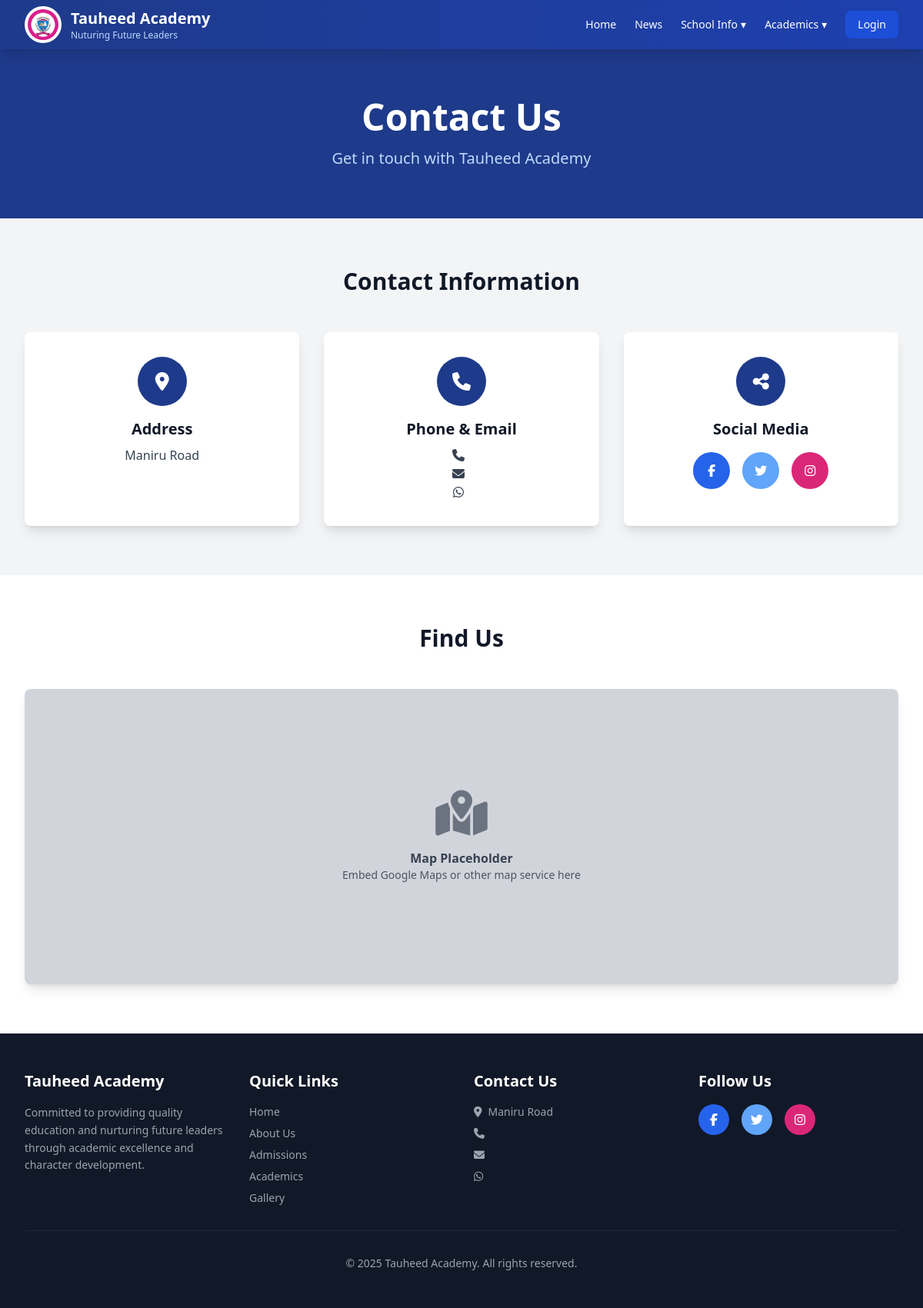
The page /pages/contact.php on the database as committed earlier.
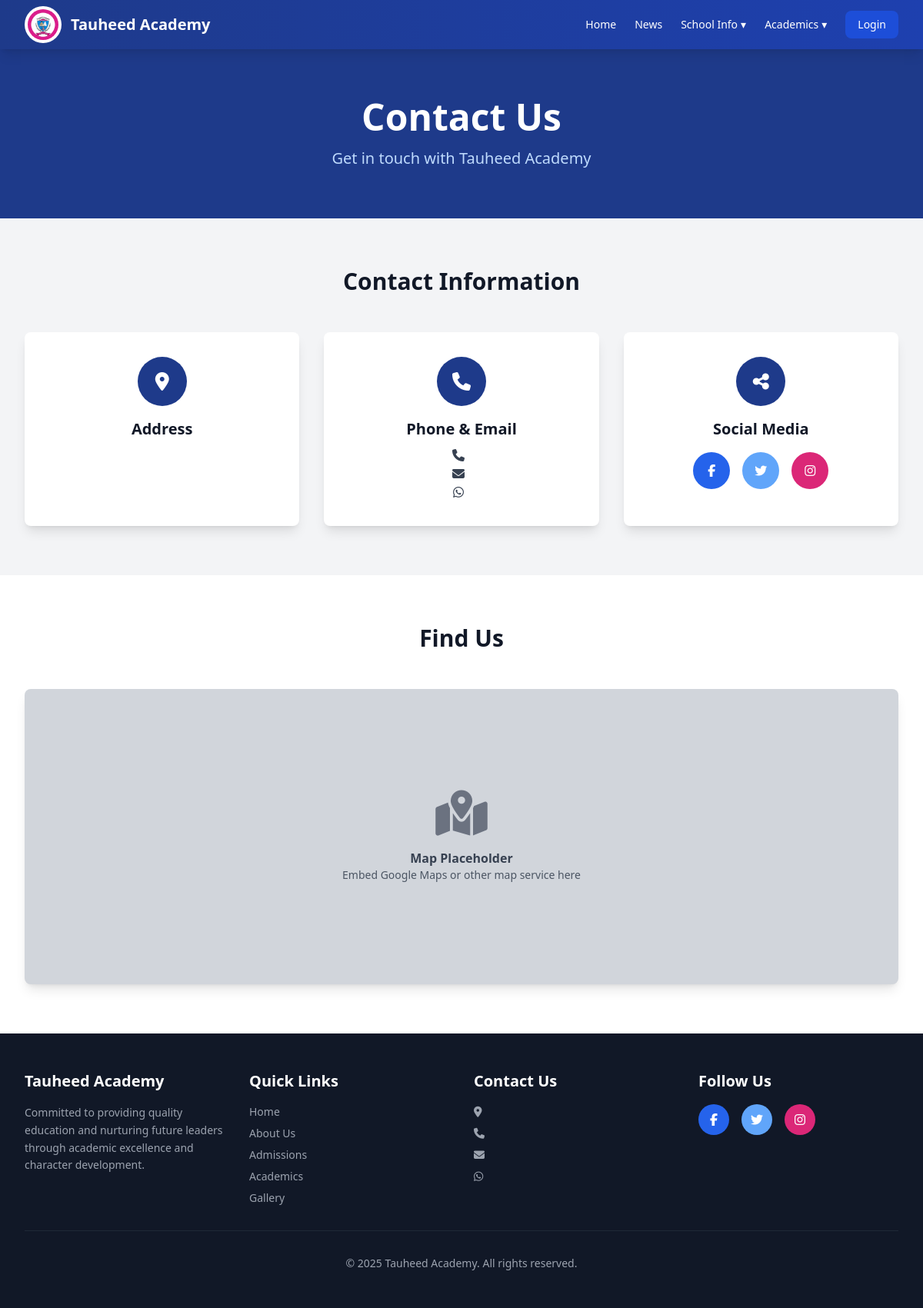
The same page on the database as committed later.
### tables this page shows
CREATE TABLE `schools` (
  `id` int(11) NOT NULL,
  `name` varchar(150) NOT NULL,
  `motto` varchar(255) DEFAULT NULL,
  `address` varchar(255) DEFAULT NULL,
  `phone` varchar(20) DEFAULT NULL,
  `email` varchar(100) DEFAULT NULL,
  `about_message` text DEFAULT NULL,
  `welcome_message` text DEFAULT NULL,
  `whatsapp_number` varchar(20) DEFAULT NULL,
  `facebook` varchar(255) DEFAULT NULL,
  `twitter` varchar(255) DEFAULT NULL,
  `instagram` varchar(255) DEFAULT NULL,
  `admission_number_format` varchar(255) DEFAULT NULL,
  `admission_number_format_description` varchar(255) DEFAULT NULL,
  `created_at` timestamp NOT NULL DEFAULT current_timestamp(),
  `deleted_at` datetime DEFAULT NULL,
  `updated_at` timestamp NOT NULL DEFAULT current_timestamp() ON UPDATE current_timestamp()
);

### routes/web.php (called while the page is built, shortened)
<?php
$protocol = (!empty($_SERVER['HTTPS']) && $_SERVER['HTTPS'] !== 'off') ? "https" : "http";
$host = $_SERVER['HTTP_HOST'];
if ($host === 'localhost' || preg_match('/^192\.168\./', $host)) {
    $baseUrl = $protocol . "://" . $host . "/tauheed-academy-project";
} else {
    $baseUrl = $protocol . "://" . $host;
}

### routes/functions.php (called while the page is built, shortened)
<?php
include(__DIR__ .  '/./web.php');
function route($name)
{
    global $routes, $baseUrl;
    if (isset($routes[$name])) {
        return $routes[$name]['url'];
    }
    return $baseUrl . "/404.php";
}
function asset($path)
{
    global $baseUrl;
    return $baseUrl . "/static/" . ltrim($path, '/');
}

### pages/contact.php (the view, shortened to what this page needs)
<?php
include(__DIR__ .  '/../includes/header.php');
?>
<body class="bg-gray-50">
    <?php include(__DIR__ .  '/../includes/nav.php'); ?>
    <section class="bg-blue-900 text-white py-16">
        <div class="max-w-7xl mx-auto px-4 sm:px-6 lg:px-8 text-center">
            <h1 class="text-4xl md:text-5xl font-bold mb-4">Contact Us</h1>
            <p class="text-xl text-blue-200">Get in touch with <?= $school['name'] ?? 'Tauheed Academy' ?></p>
        </div>
    </section>
    <section class="py-16 bg-gray-100">
        <div class="max-w-7xl mx-auto px-4 sm:px-6 lg:px-8">
            <h2 class="text-3xl font-bold text-center text-gray-900 mb-12">Contact Information</h2>
            <div class="grid md:grid-cols-3 gap-8">
                <div class="bg-white p-8 rounded-lg shadow-lg text-center">
                    <div class="bg-blue-900 text-white w-16 h-16 rounded-full flex items-center justify-center mx-auto mb-4">
                        <i class="fas fa-map-marker-alt text-2xl"></i>
                    </div>
                    <h3 class="text-xl font-bold text-gray-900 mb-2">Address</h3>
                    <p class="text-gray-700"><?= $school['address'] ?? '' ?></p>
                </div>
                <div class="bg-white p-8 rounded-lg shadow-lg text-center">
                    <div class="bg-blue-900 text-white w-16 h-16 rounded-full flex items-center justify-center mx-auto mb-4">
                        <i class="fas fa-phone text-2xl"></i>
                    </div>
                    <h3 class="text-xl font-bold text-gray-900 mb-2">Phone & Email</h3>
                    <p class="text-gray-700">
                        <i class="fas fa-phone mr-2"></i><?= $school['phone'] ?? '' ?><br>
                        <i class="fas fa-envelope mr-2"></i><?= $school['email'] ?? '' ?><br>
                        <i class="fab fa-whatsapp mr-2"></i><?= $school['whatsapp_number'] ?? '' ?>
                    </p>
                </div>
                <div class="bg-white p-8 rounded-lg shadow-lg text-center">
                    <div class="bg-blue-900 text-white w-16 h-16 rounded-full flex items-center justify-center mx-auto mb-4">
                        <i class="fas fa-share-alt text-2xl"></i>
                    </div>
                    <h3 class="text-xl font-bold text-gray-900 mb-2">Social Media</h3>
                    <div class="flex justify-center gap-4 mt-4">
                        <a href="<?= $school['facebook'] ?? '#' ?>" class="bg-blue-600 hover:bg-blue-700 w-12 h-12 rounded-full flex items-center justify-center transition text-white">
                            <i class="fab fa-facebook-f"></i>
                        </a>
                        <a href="<?= $school['twitter'] ?? '#' ?>" class="bg-blue-400 hover:bg-blue-500 w-12 h-12 rounded-full flex items-center justify-center transition text-white">
                            <i class="fab fa-twitter"></i>
                        </a>
                        <a href="<?= $school['instagram'] ?? '#' ?>" class="bg-pink-600 hover:bg-pink-700 w-12 h-12 rounded-full flex items-center justify-center transition text-white">
                            <i class="fab fa-instagram"></i>
                        </a>
                    </div>
                </div>
            </div>
        </div>
    </section>
    <section class="py-16 bg-white">
        <div class="max-w-7xl mx-auto px-4 sm:px-6 lg:px-8">
            <h2 class="text-3xl font-bold text-center text-gray-900 mb-12">Find Us</h2>
            <div class="bg-gray-300 h-96 rounded-lg shadow-lg flex items-center justify-center">
                <div class="text-center">
                    <i class="fas fa-map-marked-alt text-6xl text-gray-500 mb-4"></i>
                    <p class="text-gray-700 font-semibold">Map Placeholder</p>
                    <p class="text-gray-600 text-sm">Embed Google Maps or other map service here</p>
                </div>
            </div>
        </div>
    </section>
    <?php include(__DIR__ . '/../includes/footer.php') ?>
</body>
</html>

### includes/header.php (shortened to what this page needs)
<?php
include(__DIR__ .  '/../routes/functions.php');
$is_logged_in = false;
$stmt = $pdo->prepare('SELECT * FROM schools ORDER BY created_at ASC LIMIT 1');
$stmt->execute();
$school = $stmt->fetch(PDO::FETCH_ASSOC);
?>
<!DOCTYPE html>
<html lang="en">
<head>
    <link href="<?= asset('css/tailwind.css') ?>" rel="stylesheet">
    <link href="<?= asset('css/fontawesome.css') ?>" rel="stylesheet">
    <link href="<?= asset('css/tom-select.css') ?>" rel="stylesheet">
</head>

### includes/nav.php (shortened to what this page needs)
<nav class="bg-gradient-to-r from-blue-900 to-blue-800 text-white sticky top-0 z-50 shadow-lg">
    <div class="max-w-7xl mx-auto px-4 sm:px-6 lg:px-8">
        <div class="flex justify-between items-center h-16">
            <div class="flex items-center gap-3">
                <img src="<?= asset('images/logo.png') ?>" alt="School Logo" class="h-12 w-12 rounded-full bg-white p-1">
                <div>
                    <h1 class="text-xl font-bold"><?= $school['name'] ?? 'Tauheed Academy' ?></h1>
                    <p class="text-xs text-blue-200"><?= $school['motto'] ?? '' ?></p>
                </div>
            </div>
            <div class="hidden md:flex items-center gap-6 text-sm">
                <a href="<?= route('home') ?>" class="hover:text-blue-300 transition">Home</a>
                <a href="<?= route('news') ?>" class="hover:text-blue-300 transition">News</a>
                <div class="relative">
                    <button class="dropdown-btn flex items-center gap-1 hover:text-blue-300 transition">
                        School Info <span class="text-sm">▾</span>
                    </button>
                </div>
                <div class="relative">
                    <button class="dropdown-btn flex items-center gap-1 hover:text-blue-300 transition">
                        Academics <span class="text-sm">▾</span>
                    </button>
                </div>
                <?php if ($is_logged_in): ?>
                    <a href="<?= route('profile') ?>" class="hover:text-blue-300 transition">Profile</a>
                    <?php if ($user_type === 'teacher') : ?>
                        <div class="relative">
                            <button class="dropdown-btn flex items-center gap-1 hover:text-blue-300 transition">
                                My Class <span class="text-sm">▾</span>
                            </button>
                            <div class="dropdown-menu absolute left-0 mt-2 w-48 bg-blue-800 rounded-lg shadow-lg hidden">
                                <ul class="flex flex-col py-2">
                                    <li><a href="<?= route('my-class'); ?>" class="block px-4 py-2 hover:bg-blue-700 rounded">General Studies</a></li>
                                    <li><a href="<?= route('my-islamiyya-class'); ?>" class="block px-4 py-2 hover:bg-blue-700 rounded">Qur'anic & Islamic Studies</a></li>
                                </ul>
                            </div>
                        </div>
                        <div class="relative">
                            <button class="dropdown-btn flex items-center gap-1 hover:text-blue-300 transition">
                                Upload Results <span class="text-sm">▾</span>
                            </button>
                            <div class="dropdown-menu absolute left-0 mt-2 w-48 bg-blue-800 rounded-lg shadow-lg hidden">
                                <ul class="flex flex-col py-2">
                                    <li><a href="<?= route('results-management'); ?>" class="block px-4 py-2 hover:bg-blue-700 rounded">General Studies</a></li>
                                    <li><a href="<?= route('islamiyya-results-management'); ?>" class="block px-4 py-2 hover:bg-blue-700 rounded">Qur'anic & Islamic Studies</a></li>
                                </ul>
                            </div>
                        </div>
                    <?php elseif ($user_type === 'student') : ?>
                        <div class="relative">
                            <button class="dropdown-btn flex items-center gap-1 hover:text-blue-300 transition">
                                My Results <span class="text-sm">▾</span>
                            </button>
                            <div class="dropdown-menu absolute left-0 mt-2 w-48 bg-blue-800 rounded-lg shadow-lg hidden">
                                <ul class="flex flex-col py-2">
                                    <li><a href="<?= route('student-result'); ?>" class="block px-4 py-2 hover:bg-blue-700 rounded">General Studies</a></li>
                                    <li><a href="<?= route('student-islamiyya-result'); ?>" class="block px-4 py-2 hover:bg-blue-700 rounded">Qur'anic & Islamic Studies</a></li>
                                </ul>
                            </div>
                        </div>
                    <?php elseif ($user_type === 'guardian') : ?>
                        <a href="<?= route('my-children') ?>" class="hover:text-blue-300 transition">Me & My Children</a>
                    <?php elseif ($user_type === 'admin'): ?>
                        <a href="<?= route('admin-section'); ?>" class="hover:text-blue-300 transition">Admin Section</a>
                    <?php endif ?>
                    <a href="<?= route('logout'); ?>">
                        <button class="bg-blue-700 hover:bg-blue-800 px-4 py-2 rounded-lg transition">Logout</button>
                    </a>
                <?php else: ?>
                    <a href="<?= route('login'); ?>">
                        <button class="bg-blue-700 hover:bg-blue-800 px-4 py-2 rounded-lg transition">Login</button>
                    </a>
                <?php endif ?>
            </div>
        </div>
    </div>
</nav>

### includes/footer.php (shortened to what this page needs)
<footer class="bg-gray-900 text-white py-12">
    <div class="max-w-7xl mx-auto px-4 sm:px-6 lg:px-8">
        <div class="grid grid-cols-1 md:grid-cols-4 gap-8">
            <div>
                <h3 class="text-xl font-bold mb-4"><?= $school['name'] ?? 'Tauheed Academy' ?></h3>
                <p class="text-gray-400 text-sm leading-relaxed">
                    Committed to providing quality education and nurturing future leaders through academic excellence and character development.
                </p>
            </div>
            <div>
                <h3 class="text-xl font-bold mb-4">Quick Links</h3>
                <ul class="space-y-2 text-sm">
                    <li><a href="<?= route('home') ?>" class="text-gray-400 hover:text-white transition">Home</a></li>
                    <li><a href="pages/about.html" class="text-gray-400 hover:text-white transition">About Us</a></li>
                    <li><a href="pages/admissions.html" class="text-gray-400 hover:text-white transition">Admissions</a></li>
                    <li><a href="pages/academics.html" class="text-gray-400 hover:text-white transition">Academics</a></li>
                    <li><a href="pages/gallery.html" class="text-gray-400 hover:text-white transition">Gallery</a></li>
                </ul>
            </div>
            <div>
                <h3 class="text-xl font-bold mb-4">Contact Us</h3>
                <ul class="space-y-2 text-sm text-gray-400">
                    <li><i class="fas fa-map-marker-alt mr-2"></i><?= $school['address'] ?? '' ?></li>
                    <li><i class="fas fa-phone mr-2"></i><?= $school['phone'] ?? '' ?></li>
                    <li><i class="fas fa-envelope mr-2"></i><?= $school['email'] ?? '' ?></li>
                    <li><i class="fab fa-whatsapp mr-2"></i><?= $school['whatsapp_number'] ?? '' ?></li>
                </ul>
            </div>
            <div>
                <h3 class="text-xl font-bold mb-4">Follow Us</h3>
                <div class="flex gap-4">
                    <a href="<?= $school['facebook'] ?? '#' ?>" class="bg-blue-600 hover:bg-blue-700 w-10 h-10 rounded-full flex items-center justify-center transition">
                        <i class="fab fa-facebook-f"></i>
                    </a>
                    <a href="<?= $school['twitter'] ?? '#' ?>" class="bg-blue-400 hover:bg-blue-500 w-10 h-10 rounded-full flex items-center justify-center transition">
                        <i class="fab fa-twitter"></i>
                    </a>
                    <a href="<?= $school['instagram'] ?? '#' ?>" class="bg-pink-600 hover:bg-pink-700 w-10 h-10 rounded-full flex items-center justify-center transition">
                        <i class="fab fa-instagram"></i>
                    </a>
                </div>
            </div>
        </div>
        <div class="border-t border-gray-800 mt-8 pt-8 text-center text-gray-400 text-sm">
            <p>&copy; 2025 <?= $school['name'] ?? 'Tauheed Academy' ?>. All rights reserved.</p>
        </div>
    </div>
</footer>

### static/css/tom-select.css (style rules this page uses)
:root { --ts-pr-clear-button: 0px; --ts-pr-caret: 0px; --ts-pr-min: 0.75rem; }

Rows that differ between the two databases and show on the page:
changed schools "Tauheed Academy": motto "Nuturing Future Leaders" → (not shown); address "Maniru Road" → (not shown)
